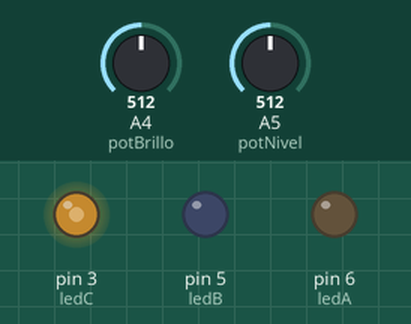
The sketch below on a simulated Arduino Uno, built with avr-gcc and run on an emulated ATmega328P. Parts: output pins drawn as LEDs (lit = HIGH). Inputs (shaded band) come from the test bench; at power-on: A4 (potBrillo) = 512, A5 (potNivel) = 512.

Above: at 1.2 s.
1.3 s: A4 (potBrillo) set to 716
At 2.4 s:
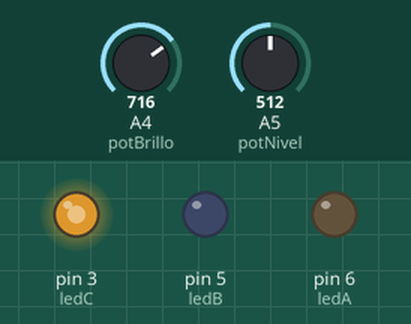
2.8 s: A5 (potNivel) set to 716
At 3.9 s:
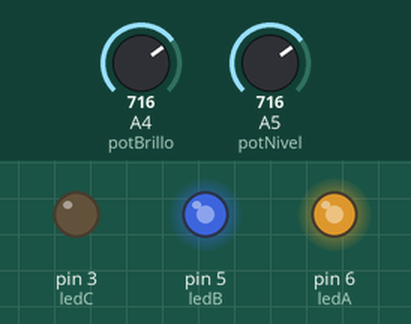
4.3 s: A4 (potBrillo) set to 900
At 5.5 s:
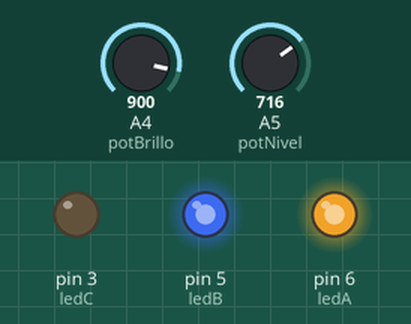
5.8 s: A5 (potNivel) set to 900
At 7.0 s:
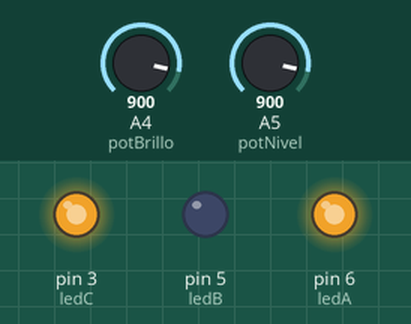
7.3 s: A5 (potNivel) set to 1023
At 7.9 s:
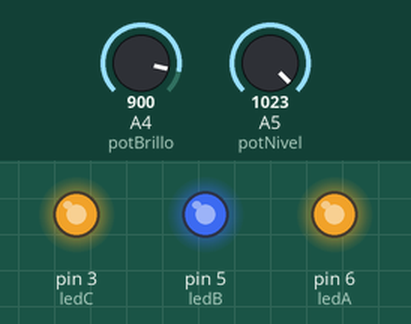
8.8 s: A4 (potBrillo) set to 511
At 9.5 s:
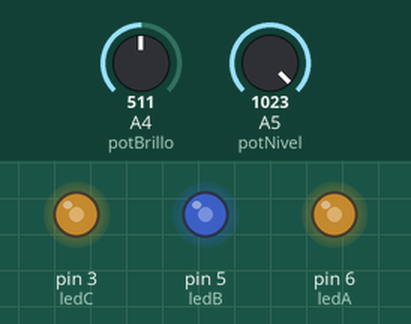
Timing chart, 0 to 11.3 s (numbered marks = the images above; inputs shaded):
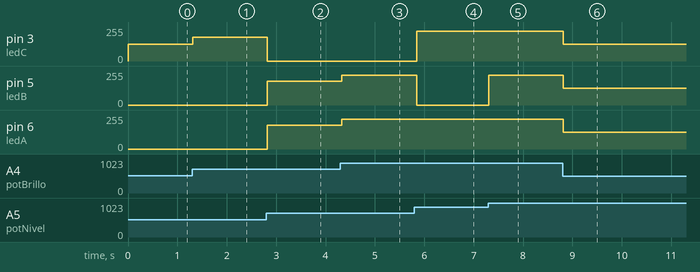

Measured:
- after the input at 1.3 s, pin 3 (ledC): 127/255 → 178/255 at once
- after the input at 2.8 s, pin 3 (ledC): 178/255 → 0/255 at once; pin 5 (ledB), pin 6 (ledA): 0/255 → 178/255 at once
- after the input at 4.3 s, pin 5 (ledB), pin 6 (ledA): 178/255 → 224/255 at once
- after the input at 5.8 s, pin 3 (ledC): 0/255 → 224/255 at once; pin 5 (ledB): 224/255 → 0/255 at once
- after the input at 7.3 s, pin 5 (ledB): 0/255 → 224/255 at once
- after the input at 8.8 s, pin 3 (ledC), pin 5 (ledB), pin 6 (ledA): 224/255 → 127/255 at once

The sketch:

1.9.ino
```cpp
// Pines de los LEDs (deben ser PWM para controlar brillo)
const int ledA = 6;  // PWM
const int ledB = 5;  // PWM
const int ledC = 3;  // PWM

// Pines de potenciómetros
const int potNivel = A5;  // Selección de combinación de LEDs
const int potBrillo = A4; // Control de brillo

void setup() {
  pinMode(ledA, OUTPUT);
  pinMode(ledB, OUTPUT);
  pinMode(ledC, OUTPUT);
}

void loop() {
  // Lee el potenciómetro que controla el patrón
  int valorNivel = analogRead(potNivel); // 0–1023
  int nivel = map(valorNivel, 0, 1023, 0, 7);

  // Lee el potenciómetro que controla el brillo
  int valorBrillo = analogRead(potBrillo); // 0–1023
  int brillo = map(valorBrillo, 0, 1023, 0, 255); // Escala 0–255

  // Apagamos todos los LEDs primero
  analogWrite(ledA, 0);
  analogWrite(ledB, 0);
  analogWrite(ledC, 0);

  // Encendemos los LEDs con el brillo correspondiente
  switch (nivel) {
    case 0:
      // Todos apagados
      break;
    case 1:
      analogWrite(ledA, brillo);
      break;
    case 2:
      analogWrite(ledB, brillo);
      break;
    case 3:
      analogWrite(ledC, brillo);
      break;
    case 4:
      analogWrite(ledA, brillo);
      analogWrite(ledB, brillo);
      break;
    case 5:
      analogWrite(ledB, brillo);
      analogWrite(ledC, brillo);
      break;
    case 6:
      analogWrite(ledA, brillo);
      analogWrite(ledC, brillo);
      break;
    case 7:
      analogWrite(ledA, brillo);
      analogWrite(ledB, brillo);
      analogWrite(ledC, brillo);
      break;
  }

  delay(50); // Retardo para estabilidad
}
```
